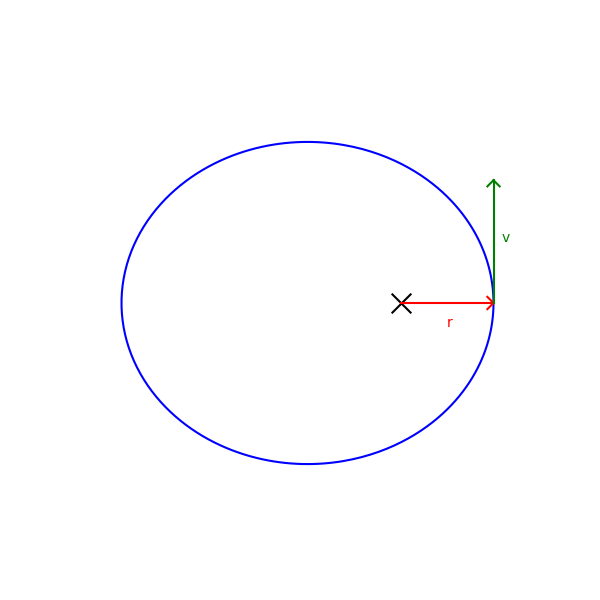

Reproduce this figure in Python.
import numpy as np
import matplotlib.pyplot as plt

# show the velocity vectors at perihelion and aphelion for ellipse geometry

# M. Zingale (2010-09-08)


def ellipse():

    # theta ranges from 0 to 2pi
    npts = 250
    theta = np.arange(npts)*2.0*np.pi/(npts-1)

    e = 0.5
    a = 1.0
    b = a*np.sqrt(1-e*e)

    n = npts/5

    r = a*(1.0 - e*e)/(1.0 + e*np.cos(theta))

    x = r*np.cos(theta)
    y = r*np.sin(theta)

    # plotting
    plt.clf()

    ax = plt.gca()
    ax.set_aspect("equal", "datalim")
    plt.axis("off")

    # Draw the ellipse
    plt.plot(x,y,color="b")

    # primary foci
    plt.scatter([0], [0], color="k", marker="x", s=200)

    # draw arrow to perihelion
    eps = 0.033*a
    plt.plot([0,a*(1-e)],[0,0], color='r')
    plt.plot([a*(1-e),a*(1-e)-eps],[0,eps], color='r')
    plt.plot([a*(1-e),a*(1-e)-eps],[0,-eps], color='r')
    plt.text(0.5*a*(1-e), -0.15*b, "r", color='r')


    # draw velocity at perihelion
    vel = 0.66*a
    plt.plot([a*(1-e),a*(1-e)], [0, vel], color='g')
    plt.plot([a*(1-e),a*(1-e)-eps], [vel, vel-eps], color='g')
    plt.plot([a*(1-e),a*(1-e)+eps], [vel, vel-eps], color='g')
    plt.text(a*(1-e)+0.05*b,0.5*vel, "v", color='g')

    plt.axis([-1.75,.75,-1.25,1.25])


    f = plt.gcf()
    f.set_size_inches(6.0,6.0)

    outfile = "ellipse_vel.png"
    plt.savefig(outfile)


if __name__== "__main__":
    ellipse()
